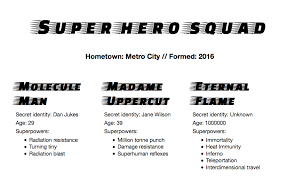
#> input picture download.png, 281 x 179 px
$ python resize.py   (older library calls are emulated)
#> lines starting #> are read from the running program, lines starting #| are printed output that depends on the picture
from PIL import Image
fl=Image.open("download.png")
#> fl is the input picture: PIL image 281x179 P; mean R, G, B 232.2, 232.2, 232.2
print(fl.size[0],fl.size[1])
#| 281 179
fl=fl.resize(((fl.size[0]//2),(fl.size[1]//2)),Image.ANTIALIAS)
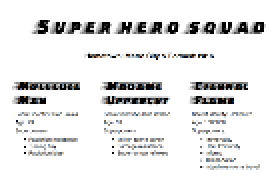
#> fl: PIL image 140x89 P (shown 2 times larger); mean R, G, B 232.6, 232.6, 232.7
#fl.format=JPG
fl.save("new!_image.jpg",quality=95)
print(fl.size[0],fl.size[1])
#| 140 89
